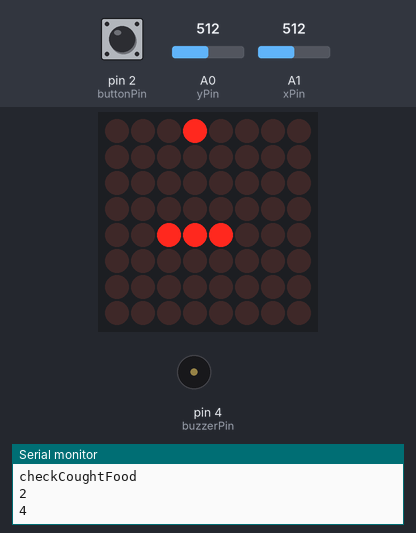
The sketch below on a simulated Arduino Uno, built with avr-gcc and run on an emulated ATmega328P. On the bench: 8×8 LED matrix, buzzer (waves = sounding), the last lines printed to the serial monitor. The test bench sets the inputs (shaded band); at power-on: A0 (yPin) = 512, A1 (xPin) = 512, pin 2 (buttonPin) HIGH. Random numbers use the default seed unless the sketch sets one.

Above: at 2.5 s.
2.6 s: A0 (yPin) set to 539
At 3.2 s:
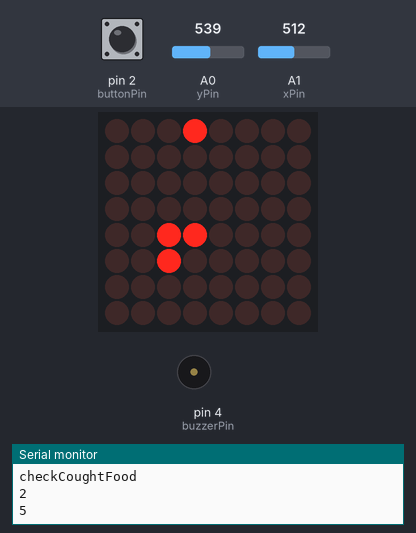
5.7 s: A1 (xPin) set to 535
At 6.2 s:
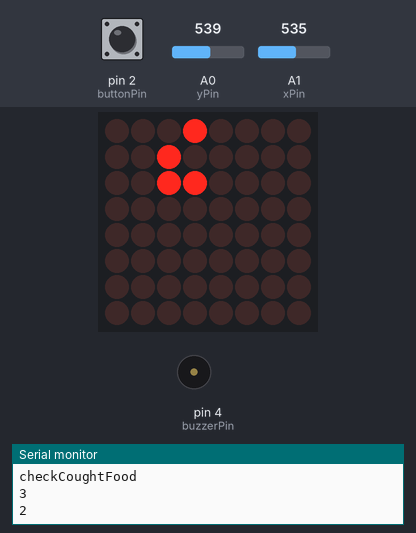
8.8 s: A1 (xPin) set to 511
At 9.2 s:
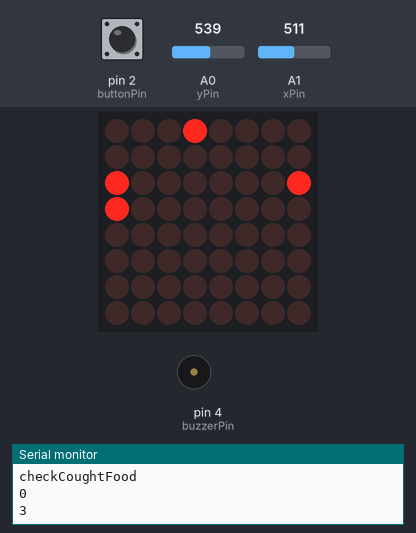
11.8 s: A1 (xPin) set to 530
At 12.2 s:
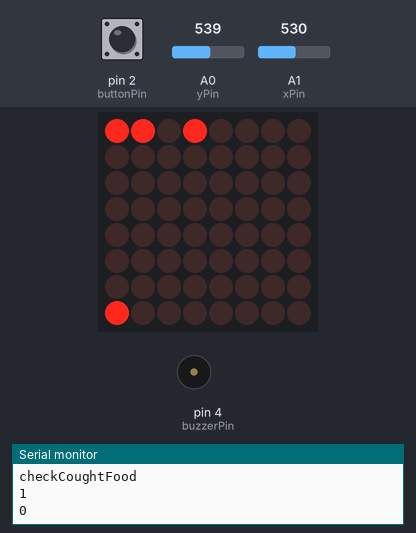
14.5 s: A1 (xPin) set to 510
At 15.0 s:
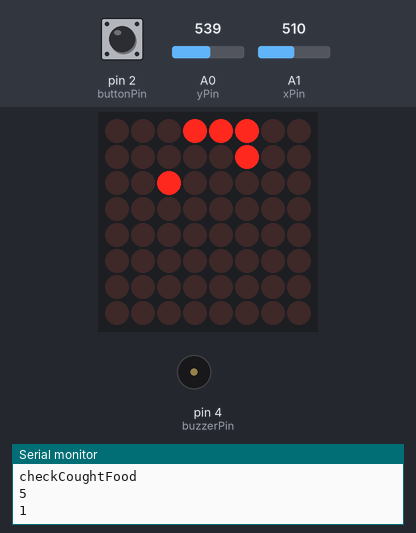
17.6 s: A1 (xPin) set to 472
At 18.0 s:
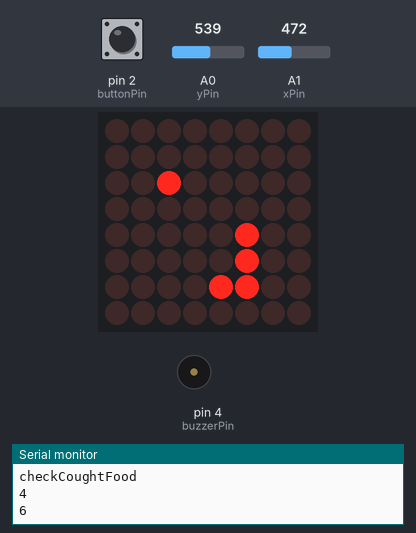
Timing chart, 0 to 20.6 s (numbered marks = the images above; inputs shaded):
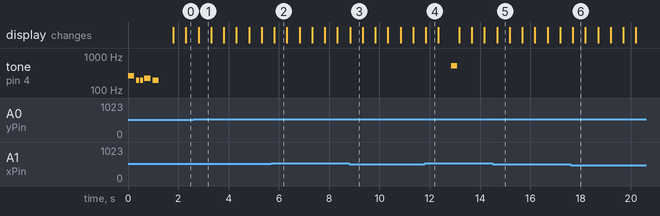

The sketch:

snake_game.ino
```cpp
#include "LedControl.h"
#include "buzzer.h"
#include "snake.h"
#include "helper.h"
#include "game.h"
#include "led.h"

//joystic
int xPin = A1;
int yPin = A0;
int buttonPin = 2;

Buzzer buzzer = Buzzer();

Snake s = Snake();
Game game = Game(s, buzzer);

unsigned long gameFrameSpeed = 500;  // Delay between Frames


void setup()
{
  Serial.begin(9600);
  randomSeed(analogRead(A5));

  //joystic
  pinMode(buttonPin, INPUT_PULLUP);
  pinMode(xPin, INPUT);
  pinMode(yPin, INPUT);

  lc.shutdown(ledMatrixIndex, false);  // Wake up displays
  lc.setIntensity(ledMatrixIndex, ledBrightness);
  lc.clearDisplay(ledMatrixIndex);
  game.initSnake();
  buzzer.wellcomeSong();
}

void loop()
{
  delay(gameFrameSpeed);
  if(!s.isAlive()){
    gameOver();
    return;
  }
  int xPosition = analogRead(xPin);
  int yPosition = analogRead(yPin);
  int buttonState = digitalRead(buttonPin);

  int turnX =  mapJoysticToSide(xPosition);
  int turnY =  mapJoysticToSide(yPosition);
  //Serial.println("turnX: %d", turnX);
  //Serial.println("turnY: "+turnY);
  if(turnX < 0){
    s.changeDirection(LEFT);  //Serial.println("JOYSTIC: left");
  } else if(turnX > 0){
    s.changeDirection(RIGHT); //Serial.println("JOYSTIC: right");
  } else if(turnY < 0){
    s.changeDirection(UP); //Serial.println("JOYSTIC: UP");
  } else if(turnY > 0){
    s.changeDirection(DOWN); //Serial.println("JOYSTIC: DOWN");
  }

  s.moveForvard();
  game.checkCoughtFood();
  renderSnake(s, game);
}

void gameOver(){
  printBoolMatrix(gameOverSlide1);
  delay(200);
  printBoolMatrix(gameOverSlide2);
  buzzer.gameOver();
}
```

buzzer.h
```cpp
#include "pitches.h"

int buzzerPin = 4;
int durationShort = 4; //4 = quarter note
int durationlong = 8; //8 = eighth note

int melody[] = {
  NOTE_C4, NOTE_G3, NOTE_G3, NOTE_A3, NOTE_G3//, 0, NOTE_B3, NOTE_C4
};
// note durations: 4 = quarter note, 8 = eighth note, etc.:
int noteDurations[] = {
  durationShort, durationlong, durationlong, durationShort, durationShort//, durationShort, durationShort, durationShort
};

class Buzzer {
  public:
    void wellcomeSong(){
      // iterate over the notes of the melody:
      for (int thisNote = 0; thisNote < 5; thisNote++) {
        playTone(melody[thisNote], noteDurations[thisNote]);
      }
    }
    void eatSound(){
      playTone(NOTE_C5, durationShort);
    }
    void gameOver(){
      playTone(NOTE_C4, 4);
      playTone(NOTE_C3, 4);
    }
    void playTone(int thisNote, int noteDuration1){
     // to calculate the note duration, take one second
      // divided by the note type.
      //e.g. quarter note = 1000 / 4, eighth note = 1000/8, etc.
      int noteDuration = 1000 / noteDuration1;
      tone(buzzerPin, thisNote, noteDuration);

      // to distinguish the notes, set a minimum time between them.
      // the note's duration + 30% seems to work well:
      int pauseBetweenNotes = noteDuration * 1.30;
      delay(pauseBetweenNotes);
      // stop the tone playing:
      noTone(buzzerPin);
    }
};
```

game.h
```cpp
class Game {


 Snake * snake;
 Buzzer * buzzer;
 public:
 SnakePart next;
 Game(Snake &sn, Buzzer &buz){
   snake = &sn;
   buzzer = &buz;
 };
 void randNext(){
      long randY;
      long randX;
      bool alreadyExist = true;
      while(alreadyExist){
        randY =  random(0,8);
        randX =  random(0,8);
       if(!snake->isCollision(randX, randY)){
         Serial.println("@@@@@!found");
         alreadyExist = false;
       }
      }
      Serial.println("random");
      next.positionX = randX; Serial.println(randX);
      next.positionY = randY; Serial.println(randY);
  }

  void checkCoughtFood(){
    Serial.println("checkCoughtFood");
    Serial.println(snake->getHeadPositionX());
    Serial.println(snake->getHeadPositionY());
    if( snake->getHeadPositionX() == next.positionX && snake->getHeadPositionY() == next.positionY){
        snake->grewUp();
        randNext();
        buzzer->eatSound();
    }
  }

  void initSnake(){
      SnakePart c;
      snake->sp[0] = c;
      snake->sp[0].positionX = 4;
      snake->sp[0].positionY = 4;
      SnakePart c1;
      snake->sp[1] = c1;
      snake->sp[1].positionX = 5;
      snake->sp[1].positionY = 4;
      SnakePart c2;
      snake->sp[2] = c2;
      snake->sp[2].positionX = 5;
      snake->sp[2].positionY = 4;

      randNext();
    }
};
```

helper.h
```cpp
int mapJoysticToSide(int joysticPosition){
  if(joysticPosition < 490){
    return -1;
  } else if( joysticPosition > 520){
    return 1;
  } else {
    return 0;
  }
}
```

led.h
```cpp
LedControl lc = LedControl(11,10,12,1);  // Pins: DIN,CLK,CS, # of Display connected

int ledBrightness = 0; //0 min 15 max
int ledMatrixIndex = 0;
//  Take values in Arrays and Display them
void renderSnake(Snake s, Game game)
{
  lc.clearDisplay(ledMatrixIndex);
  for(int i=0; i < s.length; i++) {
    //if(s.sp[i] != null)
    lc.setLed(ledMatrixIndex, s.sp[i].positionY, s.sp[i].positionX, true);
  }
  lc.setLed(ledMatrixIndex, game.next.positionY, game.next.positionX, true);

}

byte gameOverSlide1[] =
{
   B10100101,
   B01000010,
   B10100101,
   B00000000,
   B00000000,
   B00000000,
   B00011000,
   B00100100
};

byte gameOverSlide2[] =
{
   B10100101,
   B01000010,
   B10100101,
   B00000000,
   B00000000,
   B00011000,
   B00100100,
   B00000000
};

void printBoolMatrix(byte matrix[])
{
  for (int i = 0; i < 8; i++)
  {
    lc.setRow(0, i, matrix[i]);
  }
}
```

pitches.h
```cpp
#define NOTE_B0  31
#define NOTE_C1  33
#define NOTE_CS1 35
#define NOTE_D1  37
#define NOTE_DS1 39
#define NOTE_E1  41
#define NOTE_F1  44
#define NOTE_FS1 46
#define NOTE_G1  49
#define NOTE_GS1 52
#define NOTE_A1  55
#define NOTE_AS1 58
#define NOTE_B1  62
#define NOTE_C2  65
#define NOTE_CS2 69
#define NOTE_D2  73
#define NOTE_DS2 78
#define NOTE_E2  82
#define NOTE_F2  87
#define NOTE_FS2 93
#define NOTE_G2  98
#define NOTE_GS2 104
#define NOTE_A2  110
#define NOTE_AS2 117
#define NOTE_B2  123
#define NOTE_C3  131
#define NOTE_CS3 139
#define NOTE_D3  147
#define NOTE_DS3 156
#define NOTE_E3  165
#define NOTE_F3  175
#define NOTE_FS3 185
#define NOTE_G3  196
#define NOTE_GS3 208
#define NOTE_A3  220
#define NOTE_AS3 233
#define NOTE_B3  247
#define NOTE_C4  262
#define NOTE_CS4 277
#define NOTE_D4  294
#define NOTE_DS4 311
#define NOTE_E4  330
#define NOTE_F4  349
#define NOTE_FS4 370
#define NOTE_G4  392
#define NOTE_GS4 415
#define NOTE_A4  440
#define NOTE_AS4 466
#define NOTE_B4  494
#define NOTE_C5  523
#define NOTE_CS5 554
#define NOTE_D5  587
#define NOTE_DS5 622
#define NOTE_E5  659
#define NOTE_F5  698
#define NOTE_FS5 740
#define NOTE_G5  784
#define NOTE_GS5 831
#define NOTE_A5  880
#define NOTE_AS5 932
#define NOTE_B5  988
#define NOTE_C6  1047
#define NOTE_CS6 1109
#define NOTE_D6  1175
#define NOTE_DS6 1245
#define NOTE_E6  1319
#define NOTE_F6  1397
#define NOTE_FS6 1480
#define NOTE_G6  1568
#define NOTE_GS6 1661
#define NOTE_A6  1760
#define NOTE_AS6 1865
#define NOTE_B6  1976
#define NOTE_C7  2093
#define NOTE_CS7 2217
#define NOTE_D7  2349
#define NOTE_DS7 2489
#define NOTE_E7  2637
#define NOTE_F7  2794
#define NOTE_FS7 2960
#define NOTE_G7  3136
#define NOTE_GS7 3322
#define NOTE_A7  3520
#define NOTE_AS7 3729
#define NOTE_B7  3951
#define NOTE_C8  4186
#define NOTE_CS8 4435
#define NOTE_D8  4699
#define NOTE_DS8 4978
```

snake.h
```cpp
enum direction { LEFT, UP, RIGHT, DOWN };

class SnakePart {
  public:
    int positionX;
    int positionY;
};

class Snake {
    direction currentDirection = LEFT;
    bool alive = true;
  public:
    int isAlive(){return alive;}
    int getHeadPositionX () {return sp[0].positionX;}
    int getHeadPositionY () {return sp[0].positionY;}
    int length = 3;
    SnakePart sp[64];
    void grewUp(){
      length++; Serial.println("Snake: Grown");
    }

    bool isCollision(int x, int y){
       for(int i=0; i < length; i++) {
          if(sp[i].positionX == x && sp[i].positionY == y){
            return true;
          }
       }
       return false;
    }

    void setHeadPosition (int x,int y){
      if(isCollision(x,y)){
         Serial.println("Snake is Dead !!!1");
        alive = false;
      }
      for(int i = length - 1; i > 0; i--) {
       sp[i] = sp[i-1];
      }

      sp[0].positionX = x;
      sp[0].positionY = y;
    }
    void changeDirection(direction dir){
      if(currentDirection == dir){
        return;
      } else if(isOpposite(dir)){
        return;
      } else {
        currentDirection = dir;
      }
    }
    void moveForvard(){
       switch (currentDirection)
      {
      case direction::LEFT:
        moveLeft();  //Serial.println("Snake: left");
        break;
      case direction::RIGHT:
        moveRight();  //Serial.println("Snake: right");
        break;
      case direction::UP:
        moveUp();  //Serial.println("Snake: up");
        break;
      case direction::DOWN:
        moveDown();  //Serial.println("Snake: down");
        break;
      }
    }
    bool isOpposite(direction dir){
      return (currentDirection == LEFT && dir == RIGHT) || (currentDirection == RIGHT && dir == LEFT) || (currentDirection == UP && dir == DOWN) || (currentDirection == DOWN && dir == UP);
    }
    void moveLeft(){
      if(getHeadPositionX() > 0){
        setHeadPosition(getHeadPositionX()-1, getHeadPositionY());
      } else {
        setHeadPosition(7, getHeadPositionY());
      }
    }
    void moveRight(){
      if(getHeadPositionX() < 7){
        setHeadPosition(getHeadPositionX()+1, getHeadPositionY());
      } else {
        setHeadPosition(0, getHeadPositionY());
      }
    }
    void moveUp(){
      if(getHeadPositionY() > 0){
        setHeadPosition(getHeadPositionX(), getHeadPositionY()-1);
      } else {
        setHeadPosition(getHeadPositionX(), 7);
      }
    }
    void moveDown(){
      if(getHeadPositionY() < 7){
        setHeadPosition(getHeadPositionX(), getHeadPositionY()+1);
      } else {
        setHeadPosition(getHeadPositionX(), 0);
      }
    }
};
```

Measured:
- the behaviour switches between 520 and 521 on A0 (yPin) (found by bisection; images 0 and 1)
- the behaviour switches between 520 and 521 on A1 (xPin) (found by bisection; images 1 and 2)
- the behaviour switches between 490 and 489 on A1 (xPin) (found by bisection; images 5 and 6)
- after the input at 11.8 s, tone on pin 4 (buzzerPin): silent → 523 Hz after 1.0 s, → silent 0.25 s later
- what the display in image 1 shows lasts 0.5 s, from 2.8 s to 3.3 s
